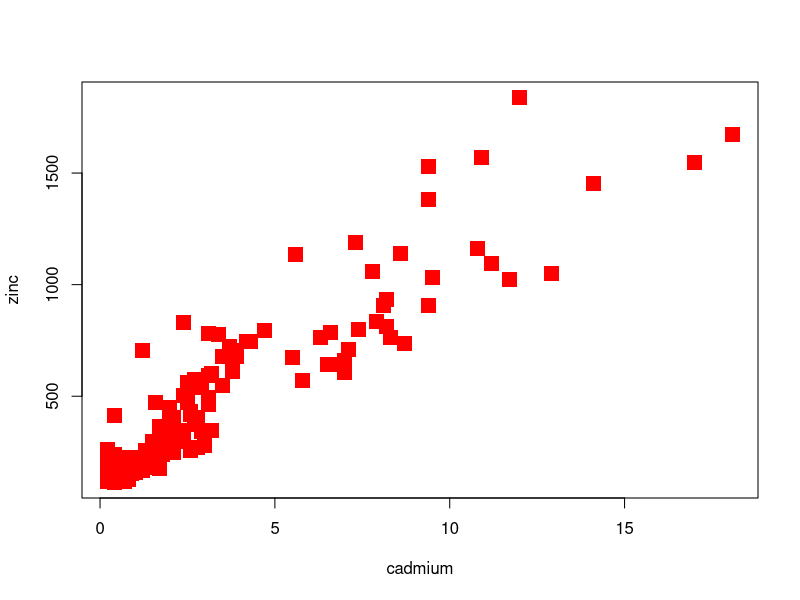

Recreate this plot in R. (Note: this script raises an error after producing the figure.)
### Multipanel in R: second lecture of monitorin ecosystem

install.packages("sp")
install.packages("GGally")

library(sp) # require(sp) will also do the job

data(meuse) #there is a dataset aviable named meuse

attach(meuse)

# Excercise: see the names of the variables and plot cadium versus zinc 
# There are two manners to see the names of the variables:
names(meuse)
head(meuse) # i see just the first six lines
plot(cadmium,zinc,pch=15,col="red",cex=2) #cex is the carachter exageration

#exercise : make all the possible paiwis plots of the dataset
# plot(x,cadmium)
# plot(x,zinc)
...

pairs(meuse)
# in case you recive the error "the size is too large" reshape with the mouse the graph window

pairs(~ cadmium + copper + lead + zinc, data=meuse)

pairs(meuse[,3:6]) #subset of meuse dataset since column 3 to 6, another way for do it, is like the previews one

# Exercise: prettify the graph
pairs(meuse[,3:6],pch=8,col="purple",cex=2)

#GGally package will prettify
library(GGally)
ggpairs(meuse[,3:6])
